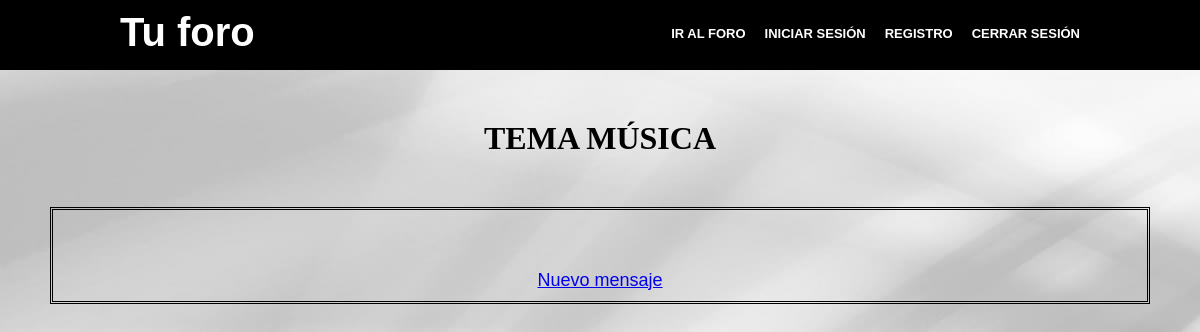
Before: /temaMusica.php with the older database file.
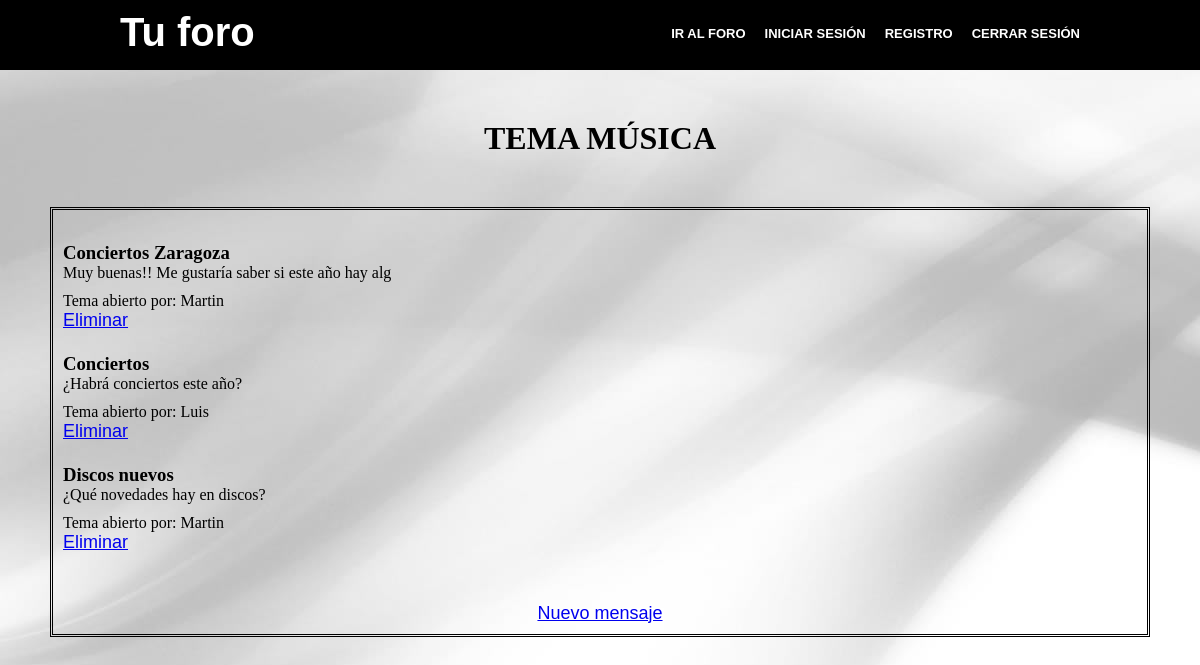
After: the same page with the newer database file.
### tables this page shows
CREATE TABLE `mensaje` (
  `id_mensaje` int(11) NOT NULL,
  `titulo` varchar(30) NOT NULL,
  `mensaje` varchar(50) NOT NULL,
  `id_usuario` int(11) NOT NULL,
  `id_tema` int(11) NOT NULL
);

CREATE TABLE `usuario` (
  `id_usuario` int(2) NOT NULL,
  `nombre` varchar(15) NOT NULL,
  `password` varchar(10) NOT NULL,
  `email` varchar(25) NOT NULL
);

### temaMusica.php (the view, shortened to what this page needs)
<!DOCTYPE html>
<html lang="es">
<head>
    <link href="css/estiloindex.css" rel="stylesheet" type="text/css" />
</head>
<body>
<header>
    <?php
    include 'header.php';
    ?>
</header>
<body>
<h1 style="text-align: center; margin-top: 50px">TEMA MÚSICA</h1>
<?php
include "model/conexion.php";
try{
    $sentencia = $bd->prepare('SELECT u.nombre, id_mensaje, id_tema, titulo, mensaje  FROM mensaje m INNER JOIN usuario u on m.id_usuario = u.id_usuario WHERE id_tema = "1"');
    $sentencia->execute();
}catch (PDOException $e){
    echo "ERROR: " . $e->getMessage();
}
   echo '<div style="padding: 10px; margin: 50px; margin-bottom: 150px; border-style: double">';
     while($resultado = $sentencia->fetchAll(PDO::FETCH_ASSOC)){
        foreach ($resultado as $mensaje){
            echo '<h3><br>' . $mensaje['titulo'] . '</h3>';
            echo $mensaje['mensaje'] . '<br>';
            echo '<div style="margin-top: 10px">';
            echo 'Tema abierto por: ' . $mensaje['nombre'] .  '</h3><br>';
            echo '<a href="eliminarMensaje.php?id_mensaje=' . $mensaje['id_mensaje'] . '">Eliminar</a>';
    }
}
?>
<p style="margin-top: 50px" align="center"><a href="nuevoMensajeMusica.php">Nuevo mensaje</a></p>
</body>
</html>

### header.php (shortened to what this page needs)
<!DOCTYPE html>
<html lang="es">
<head>
    <link href="css/estiloheader.css" rel="stylesheet" type="text/css"/>
</head>
<body>
<header>
    <div class="ancho">
        <div class="logo">
            <p><a href="index.html">Tu foro</a></p>
        </div>
        <nav>
            <ul>
                <li><a href="foro.php">IR AL FORO</a></li>
                <li><a href="index.php">INICIAR SESIÓN</a></li>
                <li><a href="registro.php">REGISTRO</a></li>
                <li><a href="cerrarSesion.php">CERRAR SESIÓN</a></li>
            </ul>
        </nav>
    </div>
</header>
</body>
</html>

### css/estiloindex.css (style rules this page uses)
body { background-image: url(fondo.jpg); }
a { font-size: 18px; font-family: arial; text-align: center; }

### css/estiloheader.css (style rules this page uses)
* { margin: 0; padding: 0; }
body { background-image: url(fondo.jpg); }
header { width: 100%; background: black; height: 70px; }
.ancho { width: 80%; height: 70px; margin: auto; }
.logo { width: 30%; height: 70px; float: left; padding-top: 10px; box-sizing: border-box; }
.logo p a { color: #fff; font-size: 40px; text-decoration: none; font-weight: bold; font-family: sans-serif; }
nav { width: 70%; height: 70px; float: left; text-align: right; padding-top: 24px; box-sizing: border-box; }
nav ul li { display: inline; }
nav ul li a { color:#fff; font-size: 13px; text-decoration: none; padding-left: 15px; font-weight: bold; font-family: sans-serif; }

Changed rows visible on the page:
added mensaje: titulo "Discos nuevos", mensaje "¿Qué novedades hay en discos?", id_usuario.nombre "Martin"
added mensaje: titulo "Conciertos Zaragoza", mensaje "Muy buenas!! Me gustaría saber si este año hay alg", id_usuario.nombre "Martin"
added mensaje: titulo "Conciertos", mensaje "¿Habrá conciertos este año?", id_usuario.nombre "Luis"
